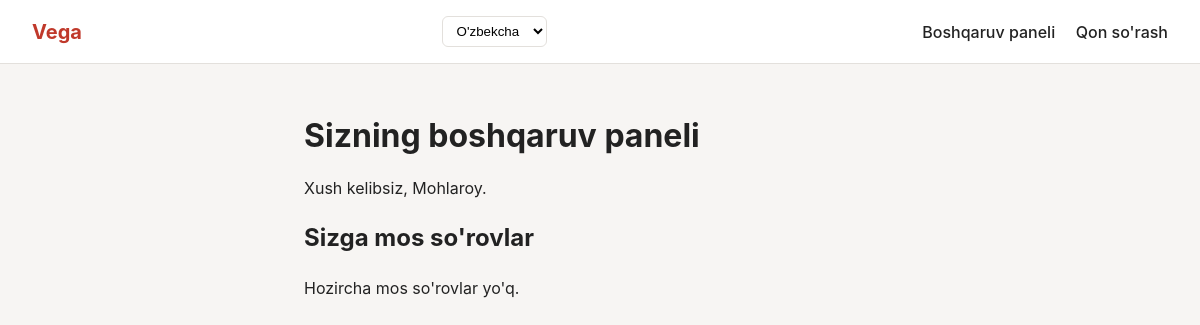
/uz/dashboard/ (signed in), run on an earlier commit of the app's database.
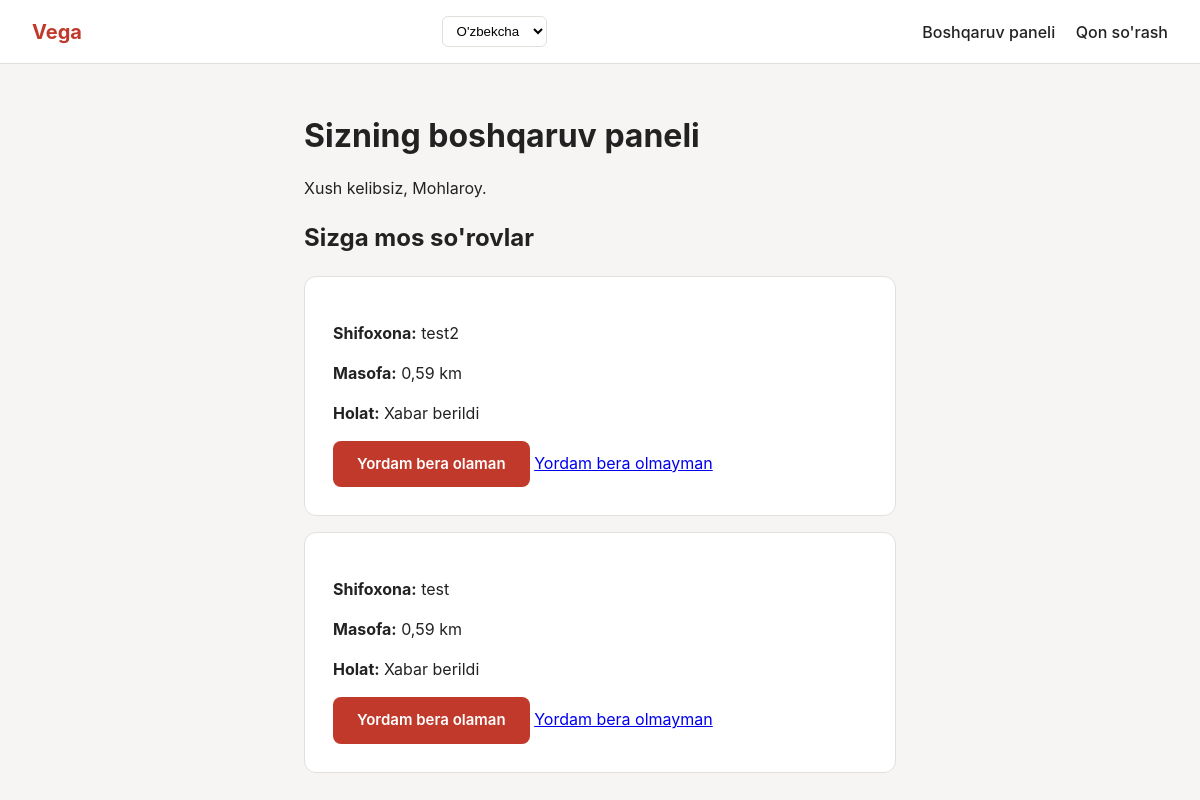
And on a later commit of the database.
### tracker/models.py (models this page shows, shortened)
class Match(models.Model):
    class Status(models.TextChoices):
        NOTIFIED = "notified", _("Xabar berildi")
        RESPONDED = "responded", _("Javob berdi")
        DECLINED = "declined", _("Rad etdi")
    blood_request = models.ForeignKey(
        BloodRequest, on_delete=models.CASCADE, related_name="matches"
    )
    donor = models.ForeignKey(
        DonorProfile, on_delete=models.CASCADE, related_name="matches"
    )
    distance_km = models.FloatField()
    status = models.CharField(
        max_length=20, choices=Status.choices, default=Status.NOTIFIED
    )
    created_at = models.DateTimeField(auto_now_add=True)
    class Meta:
        unique_together = ("blood_request", "donor")

class BloodRequest(models.Model):
    class Urgency(models.TextChoices):
        NORMAL = "normal", _("Oddiy")
        URGENT = "urgent", _("Shoshilinch")
        CRITICAL = "critical", _("Kritik")
    class Status(models.TextChoices):
        OPEN = "open", _("Ochiq")
        MATCHED = "matched", _("Moslashtirilgan")
        CLOSED = "closed", _("Yopiq")
        EXPIRED = "expired", _("Muddati tugagan")
    requester = models.ForeignKey(
        User, on_delete=models.CASCADE, related_name="blood_requests"
    )
    blood_type = models.CharField(max_length=3, choices=BloodType.choices)
    hospital_name = models.CharField(max_length=200)
    hospital_address = models.CharField(max_length=300)
    latitude = models.FloatField()
    longitude = models.FloatField()
    urgency = models.CharField(
        max_length=20, choices=Urgency.choices, default=Urgency.NORMAL
    )
    description = models.TextField(blank=True)
    status = models.CharField(
        max_length=20, choices=Status.choices, default=Status.OPEN
    )
    verified = models.BooleanField(default=False)
    expires_at = models.DateTimeField()
    created_at = models.DateTimeField(auto_now_add=True)

### tracker/views.py (the view)
# urls.py: path("dashboard/", views.dashboard, name="dashboard"),
@login_required
def dashboard(request):
    donor_profile = DonorProfile.objects.filter(user=request.user).first()
    my_matches = None
    if donor_profile:
        my_matches = donor_profile.matches.select_related(
            "blood_request"
        ).order_by("-created_at")
    return render(
        request,
        "dashboard.html",
        {"donor_profile": donor_profile, "my_matches": my_matches},
    )

### templates/dashboard.html
{% extends "base.html" %}
{% load i18n %}
{% block content %}
<h1>{% trans "Sizning boshqaruv paneli" %}</h1>
<p>{% trans "Xush kelibsiz" %}, {{ user.first_name }}.</p>
{% if donor_profile %}
<h2>{% trans "Sizga mos so'rovlar" %}</h2>
{% for match in my_matches %}
<div class="card-form" style="margin-bottom: 16px;">
    <p><strong>{% trans "Shifoxona" %}:</strong> {{ match.blood_request.hospital_name }}</p>
    <p><strong>{% trans "Masofa" %}:</strong> {{ match.distance_km }} km</p>
    <p><strong>{% trans "Holat" %}:</strong> {{ match.get_status_display }}</p>
    {% if match.status == "notified" or match.status == "pending_notification" %}
    <a href="{% url 'respond_to_match' match.id 'accept' %}" class="button">{% trans "Yordam bera olaman" %}</a>
    <a href="{% url 'respond_to_match' match.id 'decline' %}">{% trans "Yordam bera olmayman" %}</a>
    {% endif %}
</div>
{% empty %}
<p>{% trans "Hozircha mos so'rovlar yo'q." %}</p>
{% endfor %}
{% endif %}
{% endblock %}

What changed in the data, as far as the page shows it:
added Match: blood_request.hospital_name "test2", distance_km "0,59", status "Xabar berildi"
added Match: blood_request.hospital_name "test", distance_km "0,59", status "Xabar berildi"
Also different on the page:
text no longer shown: "Hozircha mos so'rovlar yo'q."
